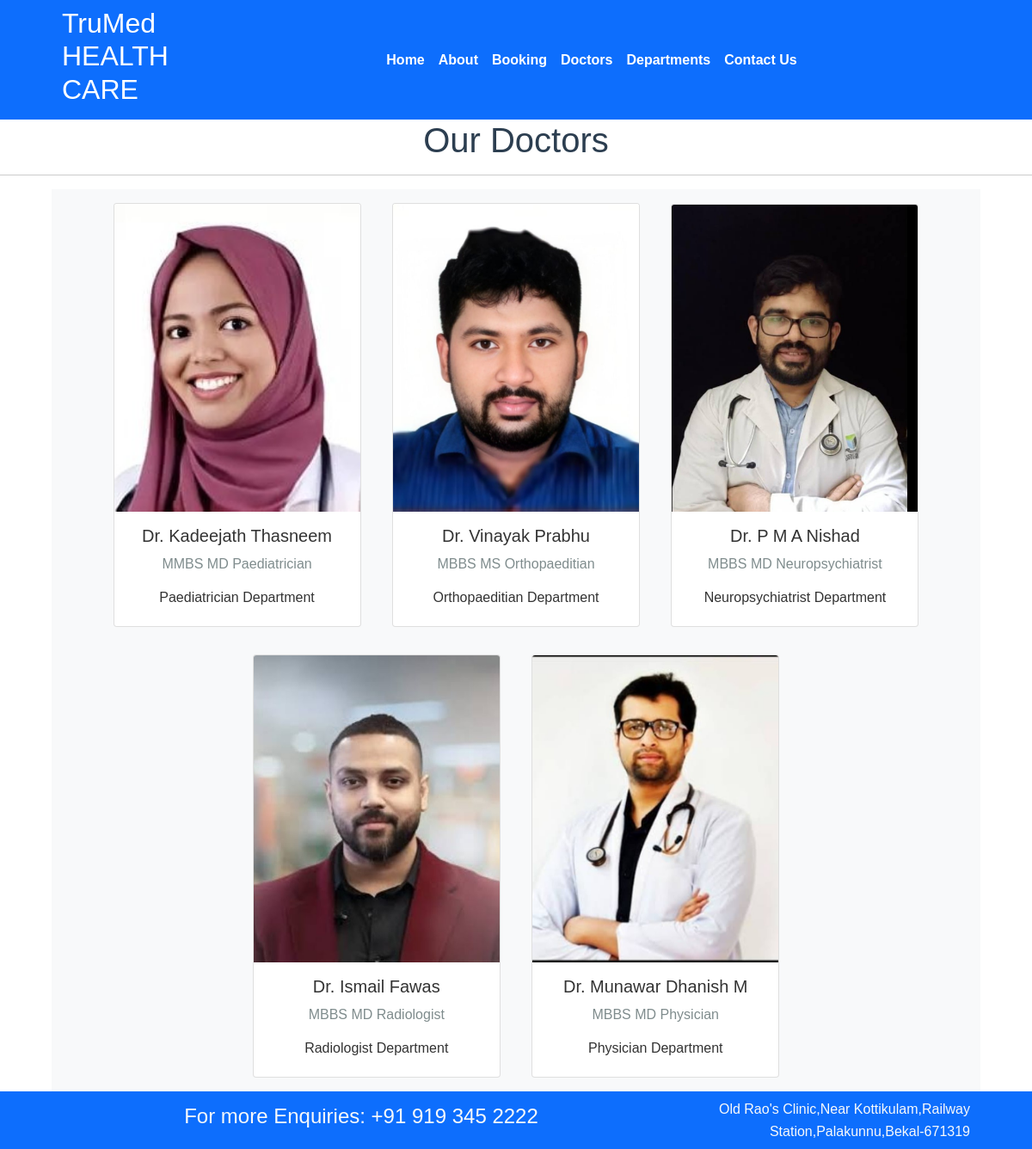
Page /doctors on the committed database.
### home/models.py (models this page shows, shortened)
class Doctors(models.Model):
    doc_name = models.CharField(max_length=255)
    doc_spec = models.CharField(max_length=255)
    dep_name = models.ForeignKey(Departments, on_delete=models.CASCADE)
    doc_image = models.ImageField(upload_to='doctors')

class Departments(models.Model):
    dep_name = models.CharField(max_length=100)
    dep_decription = models.TextField()
    def __str__(self):
        return self.dep_name

### home/views.py (the view)
# urls.py: path('doctors', views.doctors, name='doctors'),
def doctors(request):
    dict_docs = {
        'doctors': Doctors.objects.all()
    }
    return render(request, 'doctors.html', dict_docs)

### templates/doctors.html (shortened to what this page needs)
{% extends 'base.html' %}
{% block content%}
<h1 class="text-center">Our Doctors</h1>
<hr>
<div class="container text-center bg-light">
    {% for d in doctors%}
    <div class="card text-center mx-3 my-3" style="width: 18rem; display:inline-block">
        <img src="{{d.doc_image.url}}" class="card-img-top" alt="...">
        <div class="card-body">
            <h5 class="card-title">Dr. {{d.doc_name}}</h5>
            <p class="card-text">{{d.doc_spec}}</p>
            <h6>{{d.dep_name}} Department</h6>
        </div>
    </div>
    {% endfor %}
</div>
{% endblock %}

### templates/base.html (shortened to what this page needs)
{% load static %}
<!DOCTYPE html>
<html>
<head>
  <link rel="stylesheet" href=" https://cdn.jsdelivr.net/npm/bootstrap@5.1.3/dist/css/bootstrap.min.css ">
  <link rel="stylesheet" href="https://use.fontawesome.com/releases/v5.2.0/css/all.css">
  <link rel="stylesheet" href="{% static '/css/style.css'%}">
</head>
<body>
  <nav class="navbar bg-primary navbar-expand-md ">
    <div class="container">
      <div class="col-2 text-left pl-md-0">
        <h2 class="text-white"> TruMed HEALTH CARE</h2>
      </div>
      <div class="collapse navbar-collapse justify-content-center col-md-8 navbar-collapse-3">
        <ul class="navbar-nav justify-content-center  fw-bold">
          <li class="nav-item active">
            <a class="nav-link text-white" href="{% url 'home' %}">Home </a>
          </li>
          <li class="nav-item">
            <a class="nav-link text-white" href="{% url 'about' %}">About</a>
          </li>
          <li class="nav-item">
            <a class="nav-link text-white" href="{% url 'booking' %}">Booking</a>
          </li>
          <li class="nav-item">
            <a class="nav-link text-white" href="{% url 'doctors' %}">Doctors</a>
          </li>
          <li class="nav-item">
            <a class="nav-link text-white" href="{% url 'department' %}">Departments</a>
          </li>
          <li class="nav-item">
            <a class="nav-link text-white" href="{% url 'contact' %}">Contact Us</a>
          </li>
        </ul>
      </div>
    </div>
  </nav>
  {% block content%}{% endblock %}
  <section class="">
    <footer class="pt-2 pb-2  bg-primary text-light">
      <div class="container">
        <div class="row align-items-center">
          <div class="col-12 col-md-8">
            <h4>For more Enquiries: +91 919 345 2222</h4>
          </div>
          <div class="col-12 col-md-4 mt-4 mt-md-0 text-center text-md-end">
            Old Rao's Clinic,Near Kottikulam,Railway Station,Palakunnu,Bekal-671319
          </div>
        </div>
      </div>
    </footer>
  </section>
</body>
</html>

### static/css/style.css (style rules this page uses)
body { font-family: 'Arial', sans-serif; margin: 0; padding: 0; color: #333; line-height: 1.6; }
.container { width: 90%; max-width: 1200px; margin: 0 auto; }
h1, h2, h3 { color: #2c3e50; }
a { text-decoration: none; color: #3498db; }
footer { background-color: #2c3e50; color: #fff; text-align: center; padding: 20px 0; }
p { font-size: 16px; color: #7f8c8d; }

### rows in the picture
Doctors: doc_image (picture), doc_name "Kadeejath Thasneem", doc_spec "MMBS MD Paediatrician", dep_name "Paediatrician"
Doctors: doc_image (picture), doc_name "Vinayak Prabhu", doc_spec "MBBS MS Orthopaeditian", dep_name "Orthopaeditian"
Doctors: doc_image (picture), doc_name "P M A Nishad", doc_spec "MBBS MD Neuropsychiatrist", dep_name "Neuropsychiatrist"
Doctors: doc_image (picture), doc_name "Ismail Fawas", doc_spec "MBBS MD Radiologist", dep_name "Radiologist"
Doctors: doc_image (picture), doc_name "Munawar Dhanish M", doc_spec "MBBS MD Physician", dep_name "Physician"
